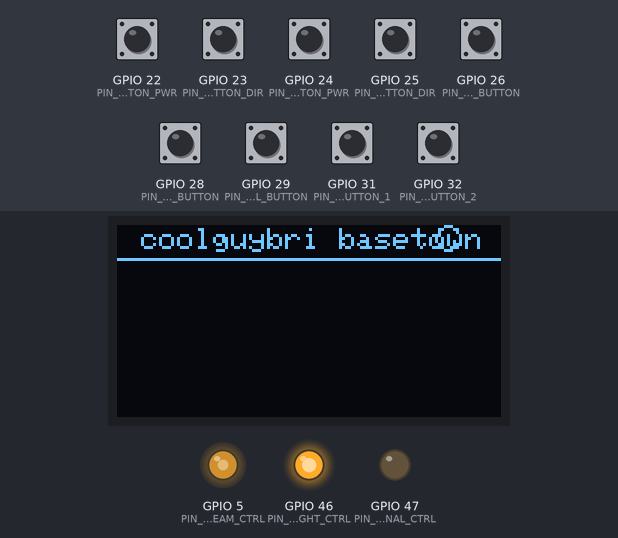
A sketch run on a simulated ESP8266 (NodeMCU). Parts: 128×64 one-colour display, output pins drawn as LEDs (lit = HIGH). The test bench sets the inputs (shaded band); at power-on: GPIO 22 (PIN_WINDMILL_BUTTON_PWR), GPIO 23 (PIN_WINDMILL_BUTTON_DIR), GPIO 24 (PIN_TRAIN_BUTTON_PWR), GPIO 25 (PIN_TRAIN_BUTTON_DIR), GPIO 26 (PIN_BRICKSTUFF_STREETLIGHT_BUTTON), GPIO 28 (PIN_BRICKSTUFF_STORM_REDBEAM_BUTTON), GPIO 29 (PIN_BRICKSTUFF_STORM_INTERNAL_BUTTON), GPIO 31 (PIN_DISPLAY_BUTTON_1), GPIO 32 (PIN_DISPLAY_BUTTON_2) HIGH. What the sketch prints to the serial monitor is not drawn.

Above: at 3.0 s.
3.1 s: GPIO 26 (PIN_BRICKSTUFF_STREETLIGHT_BUTTON) pulled LOW for 0.15 s
At 3.5 s:
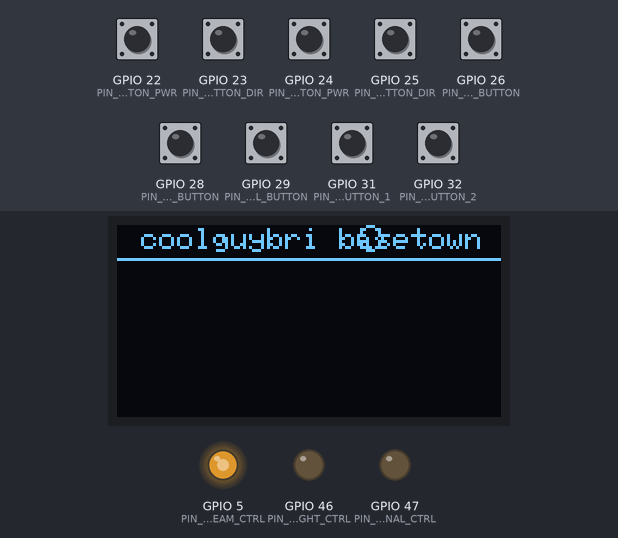
3.8 s: GPIO 29 (PIN_BRICKSTUFF_STORM_INTERNAL_BUTTON) pulled LOW for 0.15 s
At 4.13 s:
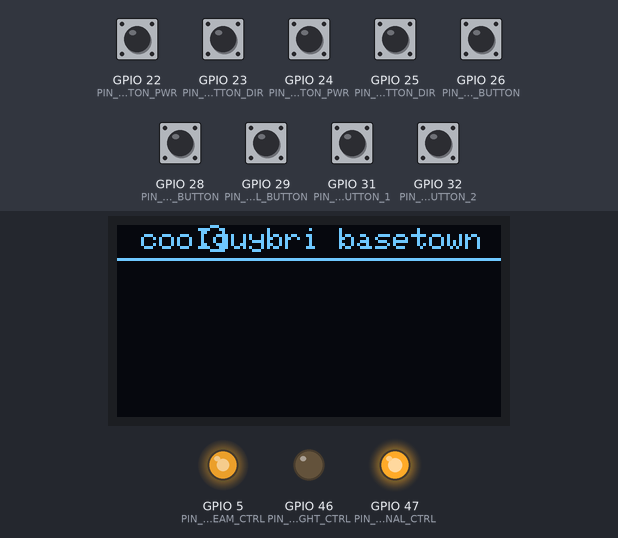
4.5 s: GPIO 28 (PIN_BRICKSTUFF_STORM_REDBEAM_BUTTON) pulled LOW for 0.15 s
At 5.09 s:
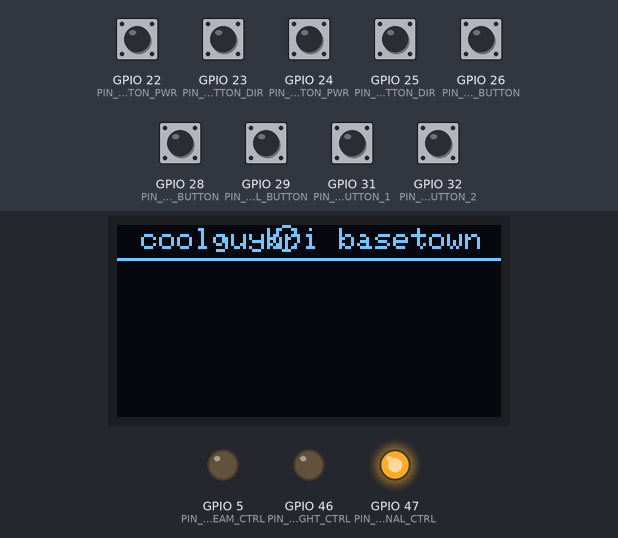
5.2 s: GPIO 26 (PIN_BRICKSTUFF_STREETLIGHT_BUTTON) pulled LOW for 1 s
At 5.4 s:
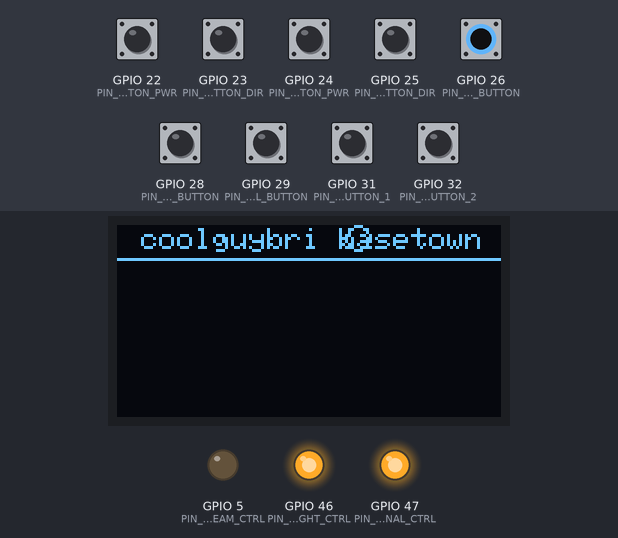
6.8 s: GPIO 28 (PIN_BRICKSTUFF_STORM_REDBEAM_BUTTON) pulled LOW for 1 s
At 7.55 s:
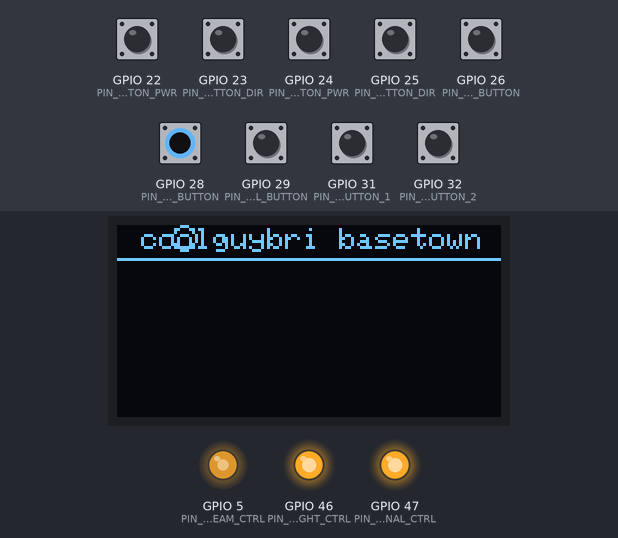
8.4 s: GPIO 29 (PIN_BRICKSTUFF_STORM_INTERNAL_BUTTON) pulled LOW for 1 s
At 8.79 s:
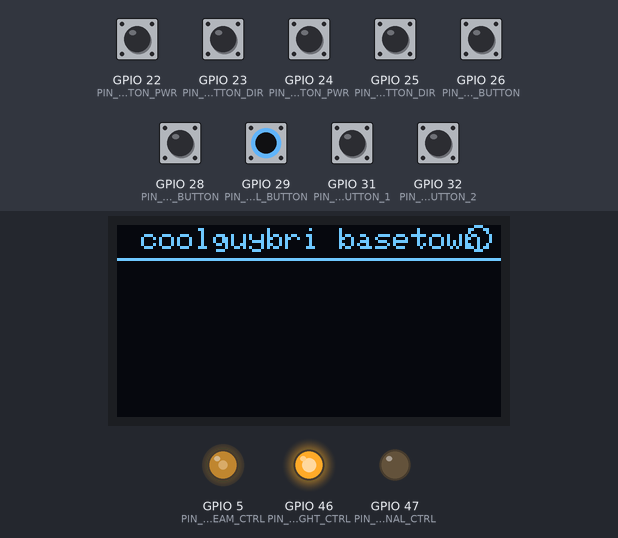
Timing chart, 0 to 12.5 s (numbered marks = the images above; inputs shaded):
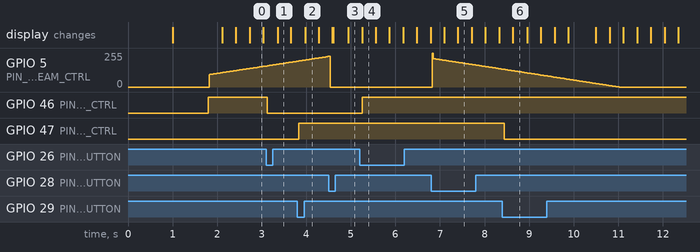

Measured:
- after the input at 3.1 s, GPIO 46 (PIN_BRICKSTUFF_STREETLIGHT_CTRL): HIGH → LOW at once
- after the input at 3.8 s, GPIO 47 (PIN_BRICKSTUFF_STORM_INTERNAL_CTRL): LOW → HIGH at once
- after the input at 5.2 s, GPIO 46 (PIN_BRICKSTUFF_STREETLIGHT_CTRL): LOW → HIGH after 0.05 s
- after the input at 8.4 s, GPIO 47 (PIN_BRICKSTUFF_STORM_INTERNAL_CTRL): HIGH → LOW at once

The sketch:

BasetownControl.ino
```cpp
#include "Arduino.h"
#include "SeaRobLight.h"
#include "SeaRobLogger.h"
#include "SeaRobSpringButton.h"
#include "SeaRobSpringButtonLight.h"
#include "SeaRob_SSD1306.h"


// Constants: Specific I/O Pins that must be used.
// Assumes the Arduino Mega 3560 R3 Board.

// Constants: LCD Display subsystem
#define PIN_I2C_SDA                 20 // Dedicated SDA Output Pin (mega only)
#define PIN_I2C_SCL                 21 // Dedicated SCL Output Pin (mega only)
#define PIN_DISPLAY_BUTTON_1        31 // Digital Pin, input
#define PIN_DISPLAY_BUTTON_2        32 // Digital Pin, input

// Constants: Windmill Subsystem
#define PIN_WINDMILL_BUTTON_PWR     22 // Digital Pin, input
#define PIN_WINDMILL_BUTTON_DIR     23 // Digital Pin, input

// Constants: Train subsystem
#define PIN_TRAIN_BUTTON_PWR        24 // Digital Pin, input
#define PIN_TRAIN_BUTTON_DIR        25 // Digital Pin, input

// Constants: Lego PowerFunctions Light Array
#define MAX_PF_LIGHTS               5
#define PIN_PF_LIGHT_BUTTON_1       27 // Digital Pin, input
#define PIN_PF_LIGHT_CTRL_1         40 // Digital Pin, output [40-44]
#define PIN_PF_LIGHT_MODE_SELECTOR  35 // Digital Pin, output [35]

// Constants: 5v USB "brickstuff" street lights and light effects
#define PIN_BRICKSTUFF_STREETLIGHT_BUTTON       26 // Digital Pin, input
#define PIN_BRICKSTUFF_STREETLIGHT_CTRL         46 // Digital Pin, output
#define PIN_BRICKSTUFF_STORM_REDBEAM_BUTTON     28 // Digital Pin, input
#define PIN_BRICKSTUFF_STORM_REDBEAM_CTRL       5  // Digital PWM Pin, output
#define PIN_BRICKSTUFF_STORM_INTERNAL_BUTTON    29 // Digital Pin, input
#define PIN_BRICKSTUFF_STORM_INTERNAL_CTRL      47 // Digital Pin, output

#define PIN_UNMAPPED_FIFTH_BUTTON                30

// Constants: OLED Display subsystem
#define OLED_I2C_ADDRESS            0x3C
#define OLED_DRAW_INTERVAL          40 // 25 frames per second maximum; slower if system clock runs slower

// Constants: Fade time for light effects
#define STORM_RED_DURATION_ON 1000
#define STORM_RED_DURATION_OFF 5000
#define STORM_RED_DURATION_FADE 5000


// Global Variables: Global Run state of the entire aplication.
unsigned long   startTime = 0;
unsigned long   lastUpdateTime = 0;
String          buildName = String("BasementControl");
const char      buildTimestamp[] =  __DATE__ " " __TIME__;
const char      buildDatestamp[] = __DATE__;


// Globals: OLED Display subsystem, connected via I2C interface
boolean               useDisplay = true;
unsigned long         lastDrawTime = 0;
SeaRob_SSD1306 *      seaDisplay = NULL;
SeaRobSpringButton *  displayButton1 = NULL;
SeaRobSpringButton *  displayButton2 = NULL;


// Globals: Windmill subsystem.
boolean       useWindmill = true;
boolean       windmillPower = false;
boolean       windmillDirection = true;
int           windmillVelocity = 255;
SeaRobSpringButton *  buttonWindmillPwr = NULL;
SeaRobSpringButton *  buttonWindmillDir = NULL;


// Globals: Train subsystem.
boolean       useTrain = true;
boolean       trainPower = false;
boolean       trainDirection = true;
int           trainVelocity = 200;
SeaRobSpringButton *  buttonTrainPwr = NULL;
SeaRobSpringButton *  buttonTrainDir = NULL;


// Globals: PowerFunctions (PF) Lights (9 volts, turned on via transistor)
boolean                         usePFLight = false;
//SeaRobSpringButtonLightList *   buttonLightList = NULL;


// Globals: 5-volt lights (USB); examples: LightMyBricks, BrickStuff
boolean                     useUSBLight = true;
SeaRobSpringButtonLight *   frontLights = NULL;
SeaRobSpringButtonLight *   stormRedBeamLight = NULL;
SeaRobSpringButtonLight *   stormInternalLight = NULL;
SeaRobSpringButton *        unmappedButton1 = NULL;
SeaRobSpringButton *        unmappedButton2 = NULL;

/*
 * Windmill button callbacks
 */

void onButtonDownWindmillPwr(SeaRobSpringButton *button, long updateTime) {
  windmillPower = !windmillPower;
  bclogger("%s: toggled to %d", button->GetName().c_str(), windmillPower);

  if (windmillPower) {
   // motor_set_state(&motorWindmill, windmillDirection ? MotorState_Forward : MotorState_Reverse);
  } else {
    // motor_set_state(&motorWindmill, MotorState_Off);
  }
}

void onButtonDownWindmillDir(SeaRobSpringButton *button, long updateTime) {
  windmillDirection = !windmillDirection;
  bclogger("%s: toggled to %d", button->GetName().c_str(), windmillDirection);

  if (windmillPower) {
    //motor_set_state(&motorWindmill, windmillDirection ? MotorState_Forward : MotorState_Reverse);
  } else {
    // motor_set_state(&motorWindmill, MotorState_Off);
  }
}


/*
 * Train button callbacks
 */

void onButtonDownTrainPwr(SeaRobSpringButton *button, long updateTime) {
  trainPower = !trainPower;
  bclogger("%s: toggled to %d", button->GetName().c_str(), trainPower);

  if (trainPower) {
    //motor_set_state(&motorTrain, trainDirection ? MotorState_Forward : MotorState_Reverse);
  } else {
    //motor_set_state(&motorTrain, MotorState_Off);
  }
}

void onButtonDownTrainDir(SeaRobSpringButton *button, long updateTime) {
  trainDirection = !trainDirection;
  bclogger("%s: toggled to %d", button->GetName().c_str(), trainDirection);

  if (trainPower) {
   // motor_set_state(&motorTrain, trainDirection ? MotorState_Forward : MotorState_Reverse);
  } else {
   // motor_set_state(&motorTrain, MotorState_Off);
  }
}

void onButtonDownDisplay1(SeaRobSpringButton *button, long updateTime) {
  bclogger("onButtonDownDisplay1: %s", button->GetName().c_str());
}

void onButtonDownDisplay2(SeaRobSpringButton *button, long updateTime) {
  bclogger("onButtonDownDisplay2: %s", button->GetName().c_str());
}

/*
 * USB light callbacks
 */

void onButtonDownLightBasic(SeaRobSpringButtonLight *buttonLight, long updateTime) {
  bclogger("onButtonDownLightBasic: %s", buttonLight->GetName().c_str());
}


/*
 * Entrypoint: called once when the program first starts, just to initialize all the sub-components.
 */
void setup() {

  // Record what time we started.
  startTime = millis();

  // Init the serial line; important for debug messages back to the Arduino Serial Monitor.
  Serial.begin(19200);
  bclogger(""); // Skip line to seperate from last instance of the program.
  bclogger("setup: \"%s\"", buildName.c_str());
  bclogger("build: \"%s\"", buildTimestamp);

   // Init the OLED display
  if (useDisplay) {
    bclogger("setup: OLED start...");

    seaDisplay = new SeaRob_SSD1306(buildTimestamp, OLED_I2C_ADDRESS);
    // TODO: convert to SeaRobObject with init
    // seaDisplay->Init(startTime);

    // 2 display buttons next to the screen.
    displayButton1 = new SeaRobSpringButton("display-btn-1", PIN_DISPLAY_BUTTON_1, true, &onButtonDownDisplay1);
    displayButton1->Init(startTime);
    displayButton2 = new SeaRobSpringButton("display-btn-2", PIN_DISPLAY_BUTTON_2, true, &onButtonDownDisplay2);
    displayButton2->Init(startTime);

    bclogger("setup: OLED complete");
  }

  if (useWindmill) {
    bclogger("setup: windmill start...");

    //motor_setup(&motorWindmill, "windmill", PIN_WINDMILL_MOTOR_IN1, PIN_WINDMILL_MOTOR_IN2, PIN_WINDMILL_MOTOR_ENB);
    //windmillVelocity = motor_set_pulsewidth(&motorWindmill, windmillVelocity); // middle value.

    buttonWindmillPwr = new SeaRobSpringButton("windmill-power", PIN_WINDMILL_BUTTON_PWR, true, &onButtonDownWindmillPwr);
    buttonWindmillPwr->Init(startTime);
    buttonWindmillDir = new SeaRobSpringButton("windmill-direction", PIN_WINDMILL_BUTTON_DIR, true, &onButtonDownWindmillDir);
    buttonWindmillDir->Init(startTime);

    bclogger("setup: windmill complete, power=%d, dir=%d, speed=%d/255", windmillPower, windmillDirection, windmillVelocity);
  }

  if (useTrain) {
    bclogger("setup: train start...");

    //motor_setup(&motorTrain, "train", PIN_TRAIN_MOTOR_IN1, PIN_TRAIN_MOTOR_IN2, PIN_TRAIN_MOTOR_ENB);
   // trainVelocity = motor_set_pulsewidth(&motorTrain, trainVelocity); // middle value.

    buttonTrainPwr = new SeaRobSpringButton("train-power", PIN_TRAIN_BUTTON_PWR, true, &onButtonDownTrainPwr);
    buttonTrainPwr->Init(startTime);
    buttonTrainDir = new SeaRobSpringButton("train-direction", PIN_TRAIN_BUTTON_DIR, true, &onButtonDownTrainDir);
    buttonTrainDir->Init(startTime);

    bclogger("setup: train complete, power=%d, dir=%d, speed=%d/255", trainPower, trainDirection, trainVelocity);
  }

  if (usePFLight) {
    bclogger("setup: pf-light starting with maxLights=%d", MAX_PF_LIGHTS);

    int buttonPins[] = { 30, 31, 32, 33, 34 }; // PIN_PF_LIGHT_BUTTON_1
    int lightPins[] = { 40, 41, 44, 43, 42 }; // PIN_PF_LIGHT_CTRL_1 - dealing with swapped physical wiring
    //buttonLightList = new SeaRobSpringButtonLightList(String("rooftop lights"), MAX_PF_LIGHTS, buttonPins, lightPins, PIN_PF_LIGHT_MODE_SELECTOR);

    bclogger("setup: pf-light complete");
  }

  if (useUSBLight) {
    bclogger("setup: usb-light starting");

    // Button 1: Row of Front Street Lights; 5v usb circuit driven right from arduino pin.
    frontLights = new SeaRobSpringButtonLight("front-row-lights",
        PIN_BRICKSTUFF_STREETLIGHT_BUTTON, PIN_BRICKSTUFF_STREETLIGHT_CTRL, false, true, onButtonDownLightBasic);
    frontLights->Init(startTime);
    frontLights->GetLight()->ToggleOnOff(); // Default to on at startup.

    // Button 2: Stormbase Throbbing Red Light; 5v usb circuit driven right from arduino pin.
    stormRedBeamLight = new SeaRobSpringButtonLight("storm-redbeam",
        PIN_BRICKSTUFF_STORM_REDBEAM_BUTTON, PIN_BRICKSTUFF_STORM_REDBEAM_CTRL, true, true, onButtonDownLightBasic);
    stormRedBeamLight->Init(startTime);
    stormRedBeamLight->GetLight()->UpdateBlinkConfig(0, 0, STORM_RED_DURATION_ON, STORM_RED_DURATION_OFF,
        false, STORM_RED_DURATION_FADE, STORM_RED_DURATION_FADE);
    stormRedBeamLight->GetLight()->UpdateState(SeaRobLight::LightState::UniformBlink);

    // Button 3: Stormbase Internal Lighting; 5v usb circuit driven right from arduino pin.
    stormInternalLight = new SeaRobSpringButtonLight("storm-internal",
          PIN_BRICKSTUFF_STORM_INTERNAL_BUTTON, PIN_BRICKSTUFF_STORM_INTERNAL_CTRL, false, true, onButtonDownLightBasic);
    stormInternalLight->Init(startTime);

    bclogger("setup: usb-light complete");
  }

  // Init the rest of our internal state.
  bclogger("setup: complete for \"%s\"", buildName.c_str());
}


/**
 * Main Loop: called over and over again as the robot runs.
 * Disopatches this event to all the subsystems.
 */
void loop() {

  // Get the current time.
  lastUpdateTime = millis();

  if (useWindmill) {
      // Process inputs first so they have immediate impact.
      if (buttonWindmillPwr) buttonWindmillPwr->ProcessLoop(lastUpdateTime);
      if (buttonWindmillDir) buttonWindmillDir->ProcessLoop(lastUpdateTime);

      // Increment the rest of the state machines.
      //motor_loop(&motorWindmill, lastUpdateTime);
  }

  if (useTrain) {
      // Process inputs first so they have immediate impact.
      if (buttonTrainPwr) buttonTrainPwr->ProcessLoop(lastUpdateTime);
      if (buttonTrainDir) buttonTrainDir->ProcessLoop(lastUpdateTime);

      // Increment the rest of the state machines.
      //motor_loop(&motorTrain, lastUpdateTime);
  }

  if (usePFLight) {
    //buttonLightList->ProcessLoop(lastUpdateTime);
  }

  if (useUSBLight) {
    if (frontLights) frontLights->ProcessLoop(lastUpdateTime);
    if (stormRedBeamLight) stormRedBeamLight->ProcessLoop(lastUpdateTime);
    if (stormInternalLight) stormInternalLight->ProcessLoop(lastUpdateTime);
  }

  if (useDisplay) {

    if (displayButton1) displayButton1->ProcessLoop(lastUpdateTime);
    if (displayButton2) displayButton2->ProcessLoop(lastUpdateTime);

      // Update the OLED screen with our current state.

      /*#define LINE_BUFFER_SIZE 50
      char headerBuffer[LINE_BUFFER_SIZE];
      snprintf(headerBuffer, LINE_BUFFER_SIZE, "coolguybri cntrl 3.5");

      // Format the Uptime.
      unsigned long upSecs = (lastUpdateTime - startTime) / 1000;
      char line1Buffer[LINE_BUFFER_SIZE];
      snprintf(line1Buffer, LINE_BUFFER_SIZE, "%09lu %s", upSecs, buildDatestamp);

       // Train monitoring
      char line2Buffer[LINE_BUFFER_SIZE];
      snprintf(line2Buffer, LINE_BUFFER_SIZE, "t [%c] %s %d%%",
          trainPower ? '*' : ' ', trainDirection ? "<-" : "->", (trainVelocity * 100) / 255);

      // Windmill monitoring.
      char line3Buffer[LINE_BUFFER_SIZE];
      snprintf(line3Buffer, LINE_BUFFER_SIZE, "w [%c] %s %d%%",
          windmillPower ? '*' : ' ', windmillDirection ? "<-" : "->", (windmillVelocity * 100) / 255);

      // PF-Light monitoring
      char line4Buffer[LINE_BUFFER_SIZE];
      strcpy(line4Buffer, "l ");
      int litstrlen = strlen(line4Buffer);
     // buttonLightList->GetStatusString(line4Buffer + litstrlen, LINE_BUFFER_SIZE - litstrlen);
      litstrlen = strlen(line4Buffer); */

      // USB-Light monitoring
     /* snprintf(line4Buffer + litstrlen, LINE_BUFFER_SIZE - litstrlen, " [%c%c%c%c]",
        frontLights->IsOn() ? '*' : 'o',
        stormRedBeamLight->IsOn() ? '*' : 'o',
        stormInternalLight->IsOn() ? '*' : 'o',
        false ? '*' : 'o'); // TODO: add new button */

      if ((lastDrawTime + OLED_DRAW_INTERVAL) < lastUpdateTime) {  // Periodically draw to screen.
        lastDrawTime = lastUpdateTime;
        Adafruit_SSD1306 &display = seaDisplay->getDisplayRef();

        // Reset the internal pixel-buffer, lets draw the entire screen.
        display.clearDisplay();
        display.setTextColor(SSD1306_WHITE);

        // Title with Fun little animation to prove that we are not locked up.
        seaDisplay->drawTitle("coolguybri basetown", 8, 1);
        seaDisplay->drawCircleAnimation(lastUpdateTime, 123, 4, 0, true);
        int linePos = 11;
        display.drawLine(0, linePos, 128, linePos, SSD1306_WHITE);

      /*#define LINE_BUFFER_SIZE 50
      int colOffset = 0;

      // Power Functions Port 1
      if (usePowerSlot1) {
        display.setTextSize(2);
        display.setCursor(colOffset, 18);
        char l1Buffer[10];
        snprintf(l1Buffer, LINE_BUFFER_SIZE, "%4d", (int) sensorSample1.current_mA);
        display.println(l1Buffer);
        display.setTextSize(1);
        display.setCursor(colOffset + 48, 25);
        display.println(F("mA"));

        display.setTextSize(2);
        display.setCursor(colOffset, 37);
        char l2Buffer[10];
        snprintf(l2Buffer, LINE_BUFFER_SIZE, "%4d", (int) (sensorSample1.busvoltage * 1000.0f));
        display.println(l2Buffer);
        display.setTextSize(1);
        display.setCursor(colOffset + 48, 45);
        display.println(F("mV"));
      }

      if (usePowerSlot1) {
        display.setTextSize(1);
        display.setCursor(colOffset + 6, 56);
        char lYoBuffer[20];
        snprintf(lYoBuffer, LINE_BUFFER_SIZE, "pf-1: %d", (int) (currentPowerLevel1 * 100.0));
        display.println(lYoBuffer);
      }

      display.drawLine(63, 12, 63, 64, SSD1306_WHITE); // middle vertical line

      colOffset = 68;

      // Power Functions Port 2
      if (usePowerSlot2) {
        display.setTextSize(2);
        display.setCursor(colOffset, 18);
        char l3Buffer[10];
        snprintf(l3Buffer, LINE_BUFFER_SIZE, "%4d", (int) sensorSample2.current_mA);
        display.println(l3Buffer);
        display.setTextSize(1);
        display.setCursor(colOffset + 48, 25);
        display.println(F("mA"));

        display.setTextSize(2);
        display.setCursor(colOffset, 37);
        char l4Buffer[10];
        snprintf(l4Buffer, LINE_BUFFER_SIZE, "%4d", (int) (sensorSample2.busvoltage * 1000.0f));
        display.println(l4Buffer);
        display.setTextSize(1);
        display.setCursor(colOffset + 48, 45);
        display.println(F("mV"));
      }

      if (usePowerSlot2) {
        display.setTextSize(1);
        display.setCursor(colOffset + 6, 56);
        char lYoBuffer[20];
        snprintf(lYoBuffer, LINE_BUFFER_SIZE, "pf-2: %d", (int) (currentPowerLevel2 * 100.0));
        display.println(lYoBuffer);
      } */

        // Push the buffer to the physical OLED
        display.display();
      }
  }
}
```
